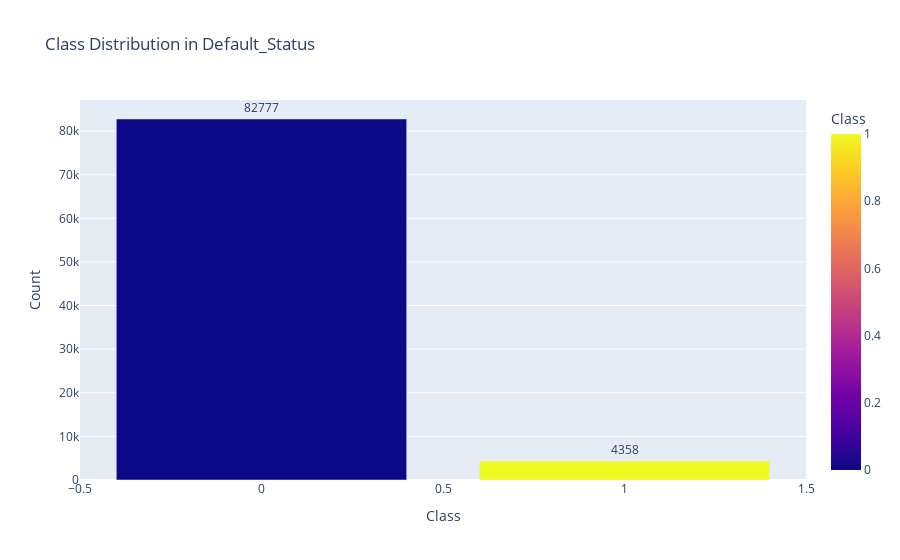

Here is the notebook cell this chart was saved with:
### Code cell
# Create a DataFrame from the target variable
class_counts = y.value_counts().reset_index()
class_counts.columns = ['Class', 'Count']

# Plot using Plotly Express
fig = px.bar(
    class_counts,
    x='Class',
    y='Count',
    text='Count',
    title='Class Distribution in Default_Status',
    color='Class',
    color_discrete_sequence=['#1f77b4', '#ff7f0e']
)

fig.update_traces(textposition='outside')
fig.update_layout(uniformtext_minsize=8, uniformtext_mode='hide')

fig.show()

### Figure 1 — Plotly figure (JSON) as saved in the notebook; plotly's stock layout.template omitted (floating-point values rounded to 4 significant figures)
{"data": [{"alignmentgroup": "True", "hovertemplate": "Class=%{marker.color}<br>Count=%{text}<extra></extra>", "legendgroup": "", "marker": {"color": [0, 1], "coloraxis": "coloraxis", "pattern": {"shape": ""}}, "name": "", "offsetgroup": "", "orientation": "v", "showlegend": false, "text": [82777, 4358], "textposition": "outside", "type": "bar", "x": [0, 1], "xaxis": "x", "y": [82777, 4358], "yaxis": "y"}], "layout": {"barmode": "relative", "coloraxis": {"colorbar": {"title": {"text": "Class"}}, "colorscale": [[0, "#0d0887"], [0.1111, "#46039f"], [0.2222, "#7201a8"], [0.3333, "#9c179e"], [0.4444, "#bd3786"], [0.5556, "#d8576b"], [0.6667, "#ed7953"], [0.7778, "#fb9f3a"], [0.8889, "#fdca26"], [1, "#f0f921"]]}, "legend": {"tracegroupgap": 0}, "title": {"text": "Class Distribution in Default_Status"}, "uniformtext": {"minsize": 8, "mode": "hide"}, "xaxis": {"anchor": "y", "domain": [0, 1], "title": {"text": "Class"}}, "yaxis": {"anchor": "x", "domain": [0, 1], "title": {"text": "Count"}}}}
